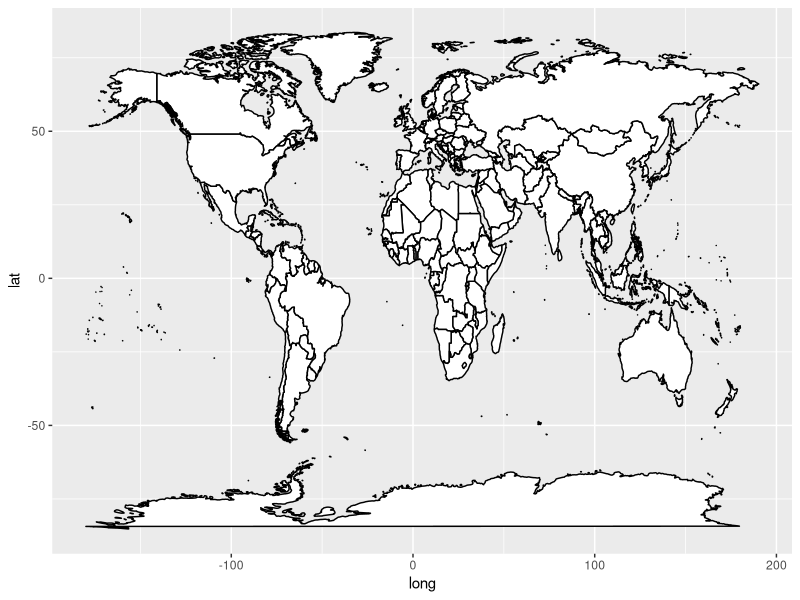
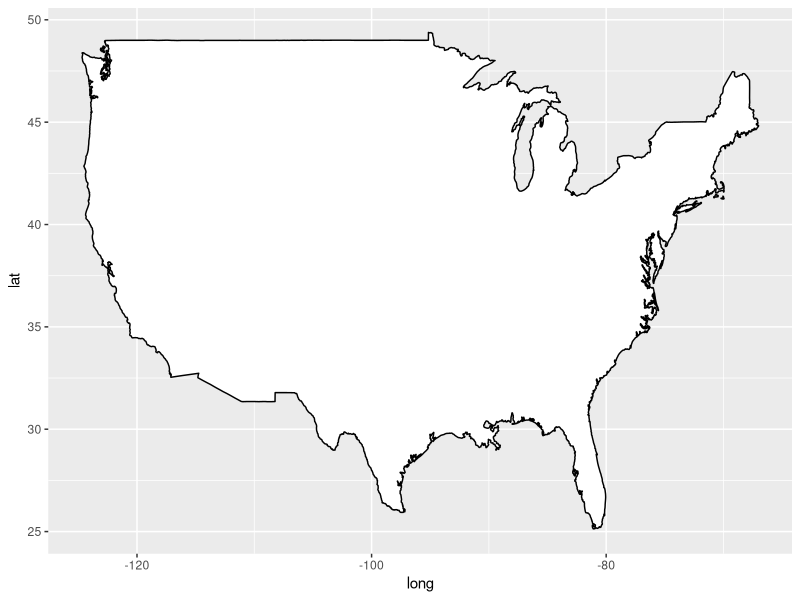
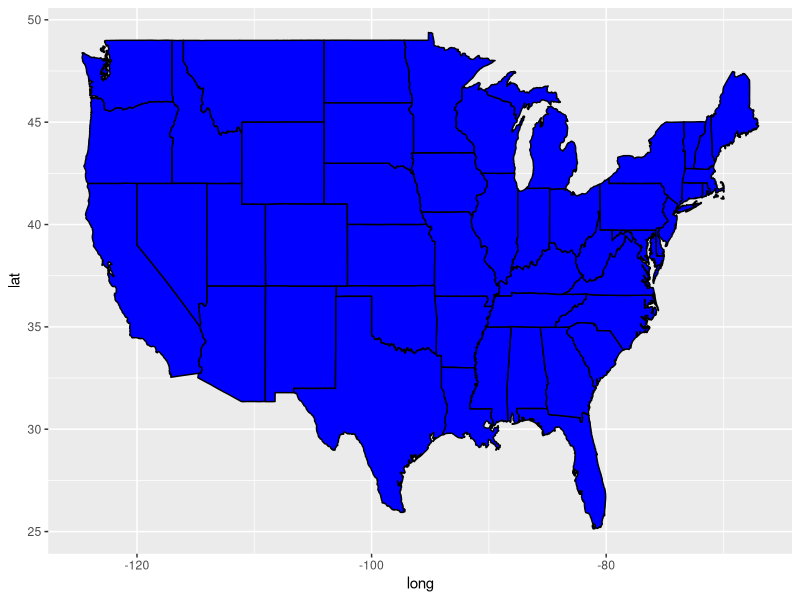
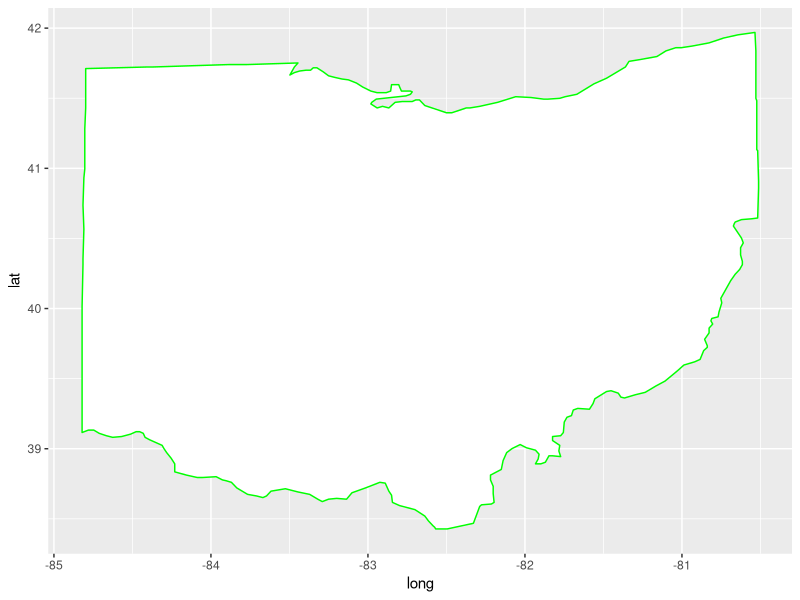
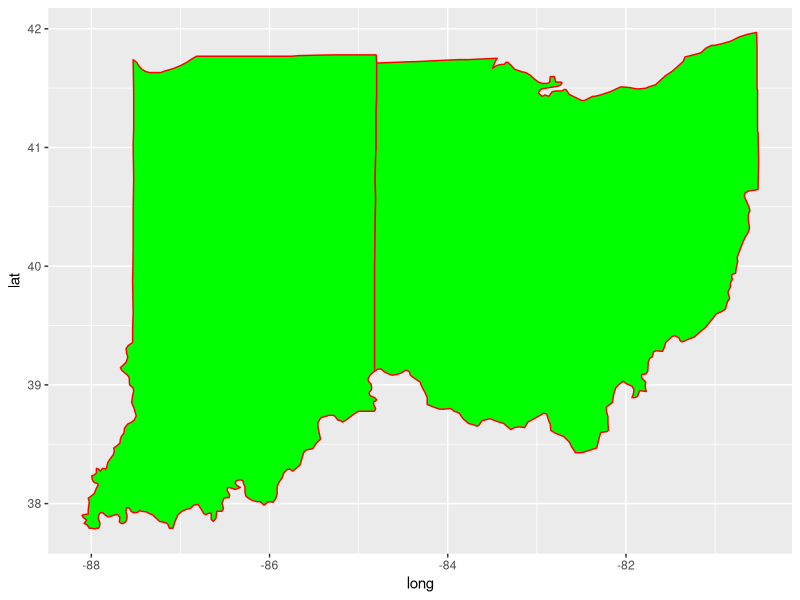
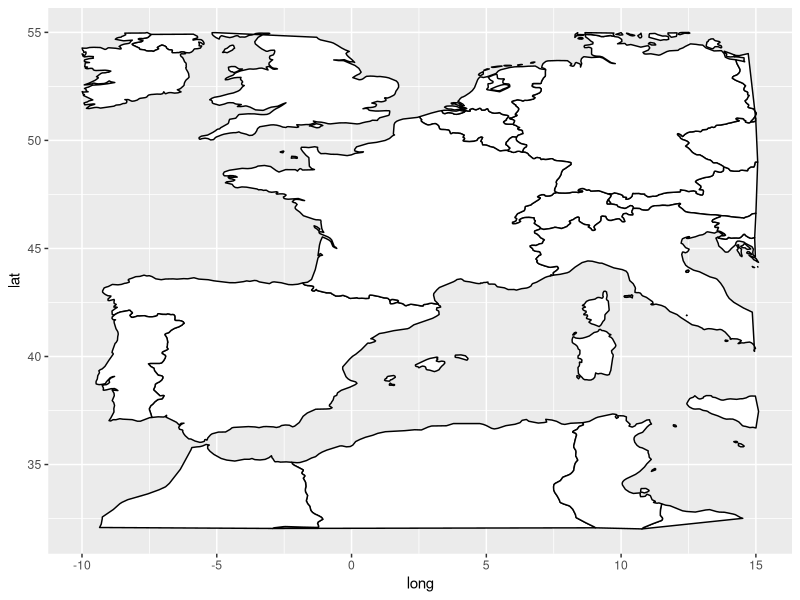
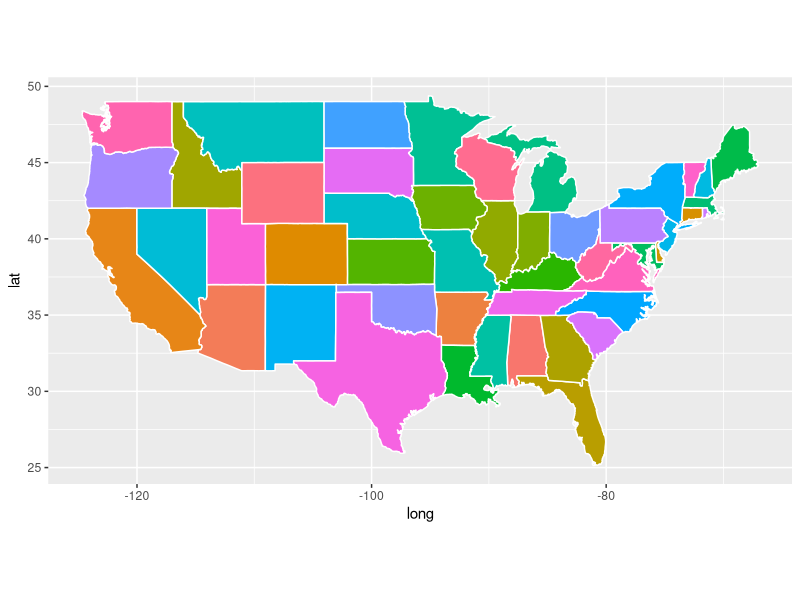
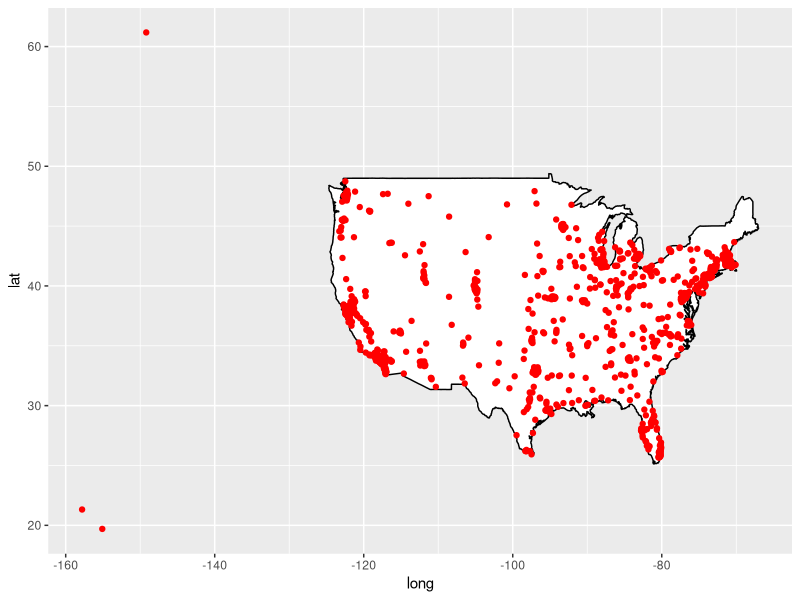

Source code (R) for these figures, in order:
## ---- chunk 1
knitr::opts_chunk$set(echo = TRUE, warning=FALSE, message=FALSE)
## ---- chunk 2
library(tidyverse)
library(maps)
library(scales)
library(stringr)

# Let us get a world map using the "map_data" function 
world <- map_data("world")

# Let us get a usa map:
usa <- map_data("usa")

# Let us get the states:
states <- map_data("state")

# Select Ohio using the filter function:
ohio <- filter(states, region == "ohio")
## ---- chunk 3
ggplot(data = world, mapping = aes(x = long, y = lat, group = group)) +
 geom_polygon(fill = "white", color = "black")
## ---- chunk 4
ggplot(data = usa, mapping = aes(x= long, y= lat, group = group)) +
 geom_polygon(fill = "white", color = "black")
## ---- chunk 5
ggplot(data = states,
       mapping = aes(x = long, y = lat, group = group)) +
 geom_polygon(fill = "blue", color = "black")
## ---- chunk 6
ggplot(data = ohio,
       mapping=aes(x = long, y = lat, group = group)) + 
  geom_polygon(fill = "white", color = "green")
## ---- chunk 7
# We can select data for two states, for example Ohio and Indiana:
ohio_indiana <- filter(states, region == "ohio" | region == "indiana")

# Plot the map of Ohio and Indiana:
ggplot(data = ohio_indiana,
       mapping = aes(x = long, y = lat, group = group)) + 
  geom_polygon(fill = "green" , color = "red")
## ---- chunk 8
world <- map_data("world")
a_region <- filter(world, long >- 10 & long < 15.1 & lat > 32 & lat < 55)

ggplot(data = a_region,
       mapping = aes(x = long, y= lat, group = group)) +
  geom_polygon(fill = "white", color = "black")
## ---- chunk 9
head(ohio)
## ---- chunk 10
ggplot(data = states) + 
 geom_polygon(aes(x = long, y = lat, fill = region, group = group),
              color = "white") + 
 coord_fixed(1.3) +
 guides(fill = FALSE) # Do this to omit the legend
## ---- chunk 11
# The maps package has city data
head(maps::world.cities)

my_cities <- maps::world.cities

usa_cities <- filter(my_cities,country.etc == "USA")

head(usa_cities)
## ---- chunk 12
ggplot(data = usa,
       mapping = aes(x = long, y = lat, group = group)) +
 geom_polygon(color = "black", fill = "white") +
 geom_point(data = usa_cities, color = "red",
            aes(x = long, y = lat, group = NULL))
## ---- chunk 13
usa_big_cities <- filter(my_cities, country.etc == "USA" & pop > 500000)

ggplot(data = usa, mapping = aes(x = long, y = lat, group = group)) +
  geom_polygon(color = "black", fill = "white") +
  geom_point(data = usa_big_cities, color = "red",
             aes(x = long, y = lat, group = NULL))
## ---- chunk 14
ggplot(data = usa, mapping = aes(x = long, y = lat, group = group)) +
  geom_polygon(color = "black", fill = "white") +
  geom_point(data = usa_big_cities, color = "red",
             aes(x = long, y = lat, group = NULL, size = pop))
## ---- chunk 15
usa_big_cities$qual <- sample(LETTERS[1:5], nrow(usa_big_cities),
                              replace = TRUE)

ggplot(data = usa, mapping = aes(x = long, y = lat, group = group)) +
  geom_polygon(color = "black", fill = "white") +
  geom_point(data = usa_big_cities,
             aes(x = long, y = lat, group = NULL, color = qual, size = pop))
## ---- chunk 16
# No scientific notation in legend r ggplot:
# scales package adds the "scale_size_continuous" function, and we can set label=comma
library(scales)

# Change the column name to make the legend nicer"
usa_big_cities$Population <- usa_big_cities$pop
usa_big_cities$Qualitative <- usa_big_cities$qual

# Do some additional refining:
ggplot(data = usa, mapping = aes(x = long, y= lat, group = group)) + 
  geom_polygon(color = "black", fill = "white") +
  geom_point(data = usa_big_cities,
             aes(x = long, y = lat, group = NULL,
                 color = Qualitative, size = Population)) +
  scale_size_continuous(label = comma)
## ---- chunk 17
# Get basic map data for all USA counties:
usa_counties = map_data("county") 

# Subset to counties in Ohio:
oh = subset(usa_counties, region == "ohio") 
head(oh)
## ---- chunk 18
# Plot ohio counties
ggplot() +
  geom_polygon(data = oh,
               aes(x = long, y = lat, group = group, fill = subregion),
               color = "black", alpha = 0.3) + 
  coord_fixed(1.3) +
  guides(fill = FALSE) +
  ggtitle("Ohio counties")  
## ---- chunk 19
# The data of the estimated population of each  county in 2021 and percent change from 2010
Ohio <- read_csv("Ohio.csv")
head(Ohio)
## ---- chunk 20
# Create a new  column called  "county" so that counties start with capital letters
# using str_to_title function 
oh$county <- str_to_title(oh$subregion)

# Merge population data with counties data by county variable using inner_join
# function, and named the new object "ohio_pop"
ohio_pop <- inner_join(oh, Ohio, by = "county")

# Select counties with population greater than 100000
ohio_big_pop <- filter(ohio_pop, Pop > 100000)
## ---- chunk 21
ggplot(data = ohio_pop, mapping = aes(x = long, y = lat, group = group)) +
  geom_polygon(color = "black", fill = "white") +
  geom_point(data = ohio_big_pop, color = "red",
             aes(x = long, y = lat, group = NULL, size = Pop)) +
  guides(size = FALSE)  #  Do this to omit the legend
## ---- chunk 22
ApplyQuintiles <- function(x) {
  cut(x, breaks = c(quantile(ohio_pop$Pop, probs = seq(0, 1, by = 0.2))),
      labels = c("0-20", "20-40", "40-60", "60-80", "80-100"),
      include.lowest = TRUE)
}

ohio_pop$grouped_pop <- sapply(ohio_pop$Pop, ApplyQuintiles)
head(ohio_pop)
## ---- chunk 23
ggplot() +
  geom_polygon(data = ohio_pop,
               aes(x = long, y = lat, group = group, fill = grouped_pop),
               color = "black") + 
  coord_fixed(1.3) +
  scale_fill_brewer(palette = "Set1", direction = -1) +
  labs(fill = "Population Quantiles") 
## ---- chunk 24
# get basic map data for all USA counties 
usa_counties = map_data("county")    

# subset to counties in Ohio 
oh = subset(usa_counties, region == "ohio")  

# read population data
Ohio <- read_csv("Ohio.csv") 

# Create a new  column called  "county" so that counties start with capital letters using str_to_title function 
oh$county = str_to_title(oh$subregion)

# merge counties with population
ohio_pop<-inner_join(oh, Ohio, by = "county")

# Select counties with % positive population growth
ohio_pos_pop <- filter(ohio_pop, Perc>0)
ggplot(data = ohio_pop,
       mapping = aes(x = long, y= lat, group = group)) +
  geom_polygon(color = "black", fill = "white") +
  geom_point(data = ohio_pos_pop,
             aes(x = long, y = lat, group = NULL, color = "red", size = Pop)) + 
  guides(size = FALSE)  #  do this to leave off the size legend 
## ---- chunk 25
ohio_neg_pop <- filter(ohio_pop, Perc < 0)

ggplot(data = ohio_pop,
       mapping = aes(x= long, y= lat, group = group)) +
  geom_polygon(color = "black", fill = "white") +
  geom_point(data = ohio_neg_pop, color = "red",
             aes(x = long, y = lat, group = NULL, size = Perc)) +
  guides(size = FALSE) # Omit the legend

ApplyQuintiles_n <- function(x) {
  cut(x, breaks = c(quantile(ohio_neg_pop$Perc, probs = seq(0, 1, by = 0.2))),
      labels = c("0-20", "20-40", "40-60", "60-80", "80-100"),
      include.lowest = TRUE)
}

ohio_neg_pop$grouped_pop <- sapply(ohio_neg_pop$Perc, ApplyQuintiles_n)

#  plot the map
ggplot() +
  geom_polygon(data = ohio_neg_pop,
               aes(x = long, y = lat, group = group, fill = grouped_pop),
               color = "black") + 
  coord_fixed(1.3) +
  scale_fill_brewer(palette = "Set1", direction = -1) +
  labs(fill = "Negative population growth counties") 
## ---- chunk 26
world <- map_data("world")

france <- filter(world,region == "France")

ggplot(data = france,
       mapping = aes(x = long, y = lat, group = group)) +
  geom_polygon(color = "black", fill = "white") +
  labs(fill = "France") 

# The "maps" package has city data
head(maps::world.cities)
my_cities <-maps::world.cities

france_cities <- filter(my_cities, country.etc == "France")

head(france_cities)

# Make a point for every city:
ggplot(data = france, mapping = aes(x = long, y = lat, group = group)) +
  geom_polygon(color = "black", fill = "white") +
  geom_point(data = france_cities, color = "red",
             aes(x = long, y = lat, group = NULL))
## ---- chunk 27
# Let's pick just the big cities:
france_big_cities <- filter(my_cities,country.etc == "France" & pop > 100000)

ggplot(data = france,
       mapping = aes(x = long, y = lat, group = group)) +
  geom_polygon(color = "black", fill = "white") +
  geom_point(data = france_big_cities, color = "red",
             aes(x = long, y = lat, group = NULL)) 
## ---- chunk 28
# vary size of point by city size
ggplot(data = france, mapping = aes(x = long, y = lat, group = group)) +
  geom_polygon(color = "black", fill = "white") +
  geom_point(data = france_big_cities, color = "red",
             aes(x = long, y = lat, group = NULL, size = pop))
## ---- chunk 29
# Now vary the color of the dots
france_big_cities$qual <- sample(LETTERS[1:5],
                                 nrow(france_big_cities),
                                 replace = TRUE)

ggplot(data = france,
       mapping = aes(x = long, y = lat, group = group)) +
  geom_polygon(color = "black",fill = "white") +
  geom_point(data = france_big_cities,
             aes(x = long, y = lat, group = NULL, color = qual, size = pop))
## ---- chunk 30
# Do some tweaking:
# no scientific notation in legend r ggplot
# scales package adds the "scale_size_continuous" function to our arsenal, and we can set label=comma
library(scales)

# Change the column name to make the legend nicer:
france_big_cities$Population <- france_big_cities$pop
france_big_cities$Qualitative <- france_big_cities$qual

# Do some additional refining:
ggplot(data = france,
       mapping = aes(x = long, y = lat, group = group)) +
  geom_polygon(color = "black", fill = "white") +
  geom_point(data = france_big_cities,
             aes(x = long, y = lat, group = NULL,
                 color = Qualitative, size = Population)) +
  scale_size_continuous(label = comma)
